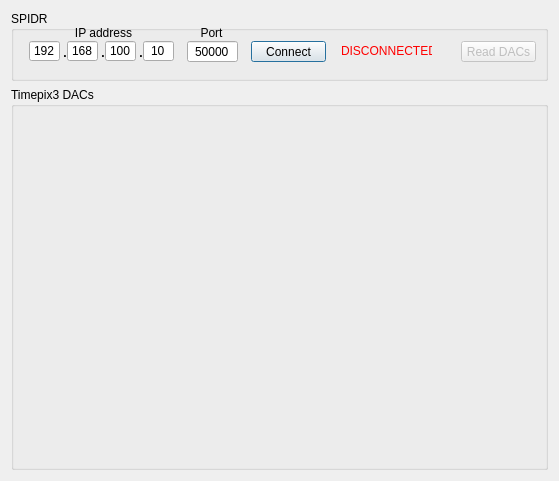
<?xml version="1.0" encoding="UTF-8"?>
<ui version="4.0">
 <class>SpidrDacsDialog</class>
 <widget class="QDialog" name="SpidrDacsDialog">
  <property name="geometry">
   <rect>
    <x>0</x>
    <y>0</y>
    <width>559</width>
    <height>481</height>
   </rect>
  </property>
  <property name="windowTitle">
   <string>SPIDR-DACS</string>
  </property>
  <property name="windowIcon">
   <iconset resource="spidrdacs.qrc">
    <normaloff>:/icon/spidrdacs.ico</normaloff>:/icon/spidrdacs.ico</iconset>
  </property>
  <layout class="QVBoxLayout" name="verticalLayout">
   <item>
    <widget class="QGroupBox" name="groupBoxSpidr">
     <property name="minimumSize">
      <size>
       <width>0</width>
       <height>70</height>
      </size>
     </property>
     <property name="maximumSize">
      <size>
       <width>16777215</width>
       <height>70</height>
      </size>
     </property>
     <property name="title">
      <string>SPIDR</string>
     </property>
     <widget class="QLabel" name="labelPeriod">
      <property name="geometry">
       <rect>
        <x>46</x>
        <y>34</y>
        <width>16</width>
        <height>16</height>
       </rect>
      </property>
      <property name="font">
       <font>
        <weight>75</weight>
        <bold>true</bold>
       </font>
      </property>
      <property name="text">
       <string>.</string>
      </property>
      <property name="alignment">
       <set>Qt::AlignCenter</set>
      </property>
     </widget>
     <widget class="QLineEdit" name="_lineEditAddr0">
      <property name="geometry">
       <rect>
        <x>132</x>
        <y>30</y>
        <width>31</width>
        <height>20</height>
       </rect>
      </property>
      <property name="text">
       <string>10</string>
      </property>
      <property name="alignment">
       <set>Qt::AlignCenter</set>
      </property>
     </widget>
     <widget class="QLineEdit" name="_lineEditAddr2">
      <property name="geometry">
       <rect>
        <x>56</x>
        <y>30</y>
        <width>31</width>
        <height>20</height>
       </rect>
      </property>
      <property name="text">
       <string>168</string>
      </property>
      <property name="alignment">
       <set>Qt::AlignCenter</set>
      </property>
     </widget>
     <widget class="QPushButton" name="_pushButtonConnectOrDisconnect">
      <property name="geometry">
       <rect>
        <x>240</x>
        <y>30</y>
        <width>75</width>
        <height>21</height>
       </rect>
      </property>
      <property name="focusPolicy">
       <enum>Qt::ClickFocus</enum>
      </property>
      <property name="text">
       <string>Connect</string>
      </property>
     </widget>
     <widget class="QLineEdit" name="_lineEditAddr1">
      <property name="geometry">
       <rect>
        <x>94</x>
        <y>30</y>
        <width>31</width>
        <height>20</height>
       </rect>
      </property>
      <property name="text">
       <string>100</string>
      </property>
      <property name="alignment">
       <set>Qt::AlignCenter</set>
      </property>
     </widget>
     <widget class="QLabel" name="labelPeriod_3">
      <property name="geometry">
       <rect>
        <x>122</x>
        <y>34</y>
        <width>16</width>
        <height>16</height>
       </rect>
      </property>
      <property name="font">
       <font>
        <weight>75</weight>
        <bold>true</bold>
       </font>
      </property>
      <property name="text">
       <string>.</string>
      </property>
      <property name="alignment">
       <set>Qt::AlignCenter</set>
      </property>
     </widget>
     <widget class="QLabel" name="labelIpAddr">
      <property name="geometry">
       <rect>
        <x>58</x>
        <y>14</y>
        <width>69</width>
        <height>16</height>
       </rect>
      </property>
      <property name="text">
       <string>IP address</string>
      </property>
      <property name="alignment">
       <set>Qt::AlignCenter</set>
      </property>
     </widget>
     <widget class="QLabel" name="labelPort">
      <property name="geometry">
       <rect>
        <x>174</x>
        <y>14</y>
        <width>53</width>
        <height>16</height>
       </rect>
      </property>
      <property name="text">
       <string>Port</string>
      </property>
      <property name="alignment">
       <set>Qt::AlignCenter</set>
      </property>
     </widget>
     <widget class="QLabel" name="labelPeriod_2">
      <property name="geometry">
       <rect>
        <x>84</x>
        <y>34</y>
        <width>16</width>
        <height>16</height>
       </rect>
      </property>
      <property name="font">
       <font>
        <weight>75</weight>
        <bold>true</bold>
       </font>
      </property>
      <property name="text">
       <string>.</string>
      </property>
      <property name="alignment">
       <set>Qt::AlignCenter</set>
      </property>
     </widget>
     <widget class="QLineEdit" name="_lineEditAddr3">
      <property name="geometry">
       <rect>
        <x>18</x>
        <y>30</y>
        <width>31</width>
        <height>20</height>
       </rect>
      </property>
      <property name="text">
       <string>192</string>
      </property>
      <property name="alignment">
       <set>Qt::AlignCenter</set>
      </property>
     </widget>
     <widget class="QLineEdit" name="_lineEditPort">
      <property name="geometry">
       <rect>
        <x>176</x>
        <y>30</y>
        <width>51</width>
        <height>21</height>
       </rect>
      </property>
      <property name="text">
       <string>50000</string>
      </property>
      <property name="alignment">
       <set>Qt::AlignCenter</set>
      </property>
     </widget>
     <widget class="QLabel" name="_labelDisconnected">
      <property name="geometry">
       <rect>
        <x>330</x>
        <y>30</y>
        <width>91</width>
        <height>20</height>
       </rect>
      </property>
      <property name="palette">
       <palette>
        <active>
         <colorrole role="WindowText">
          <brush brushstyle="SolidPattern">
           <color alpha="255">
            <red>255</red>
            <green>0</green>
            <blue>0</blue>
           </color>
          </brush>
         </colorrole>
        </active>
        <inactive>
         <colorrole role="WindowText">
          <brush brushstyle="SolidPattern">
           <color alpha="255">
            <red>255</red>
            <green>0</green>
            <blue>0</blue>
           </color>
          </brush>
         </colorrole>
        </inactive>
        <disabled>
         <colorrole role="WindowText">
          <brush brushstyle="SolidPattern">
           <color alpha="255">
            <red>120</red>
            <green>120</green>
            <blue>120</blue>
           </color>
          </brush>
         </colorrole>
        </disabled>
       </palette>
      </property>
      <property name="text">
       <string>DISCONNECTED</string>
      </property>
     </widget>
     <widget class="QPushButton" name="_pushButtonReadDacs">
      <property name="enabled">
       <bool>false</bool>
      </property>
      <property name="geometry">
       <rect>
        <x>450</x>
        <y>30</y>
        <width>75</width>
        <height>21</height>
       </rect>
      </property>
      <property name="focusPolicy">
       <enum>Qt::ClickFocus</enum>
      </property>
      <property name="text">
       <string>Read DACs</string>
      </property>
     </widget>
    </widget>
   </item>
   <item>
    <widget class="QGroupBox" name="groupBoxMonitor">
     <property name="title">
      <string>Timepix3 DACs</string>
     </property>
     <layout class="QHBoxLayout" name="horizontalLayout">
      <item>
       <layout class="QGridLayout" name="_gridLayoutDacs">
        <property name="horizontalSpacing">
         <number>2</number>
        </property>
       </layout>
      </item>
     </layout>
    </widget>
   </item>
  </layout>
 </widget>
 <resources>
  <include location="spidrdacs.qrc"/>
 </resources>
 <connections/>
</ui>
